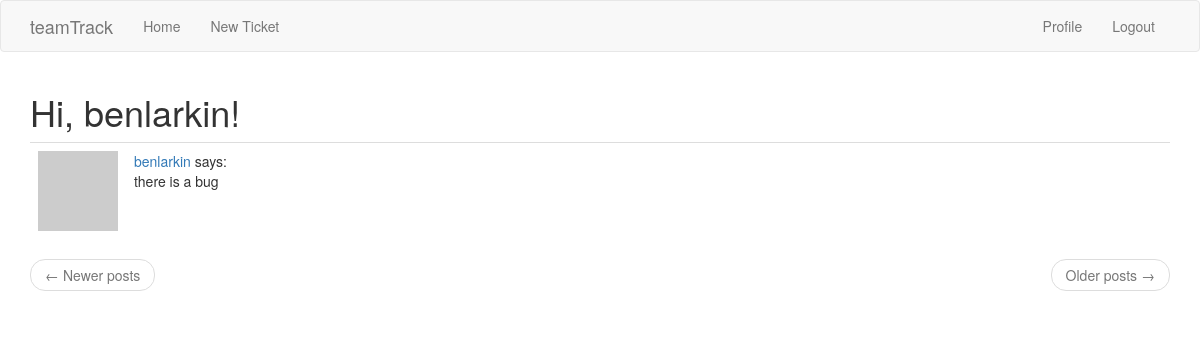
Before: /index (signed in) with the older database file.
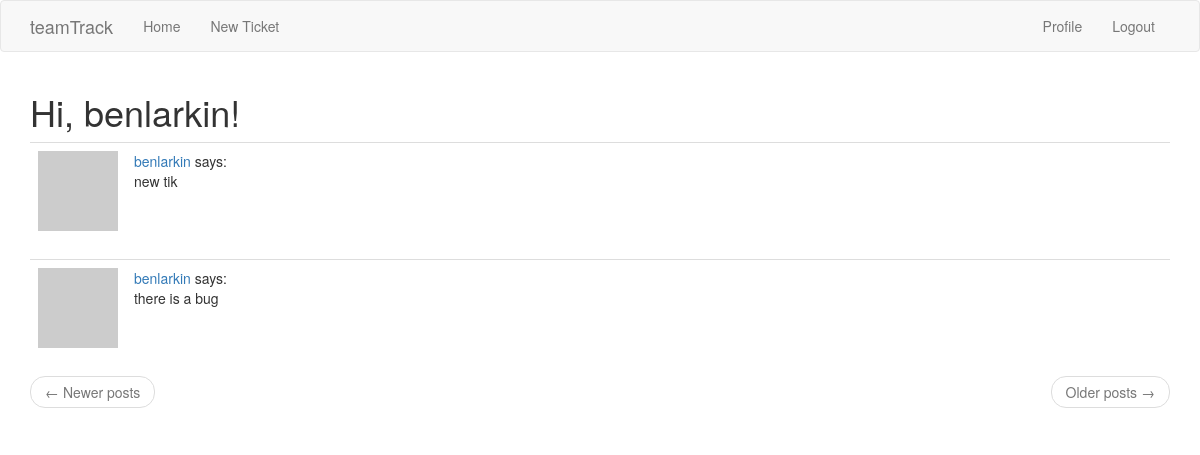
After: the same page with the newer database file.
### app/models.py (models this page shows, shortened)
class User(UserMixin, db.Model):
    id = db.Column(db.Integer, primary_key=True)
    username = db.Column(db.String(64), index=True, unique=True)
    email = db.Column(db.String(120), index=True, unique=True)
    password_hash = db.Column(db.String(128))
    posts = db.relationship('Post', backref='author', lazy='dynamic')
    tickets = db.relationship('Ticket', backref='author', lazy='dynamic')
    about_me = db.Column(db.String(140))
    last_seen = db.Column(db.DateTime, default=datetime.utcnow)
    followed = db.relationship(
        'User', secondary=followers,
        primaryjoin=(followers.c.follower_id == id),
        secondaryjoin=(followers.c.followed_id == id),
        backref=db.backref('followers', lazy='dynamic'), lazy='dynamic')
    def avatar(self, size):
        digest = md5(self.email.lower().encode('utf-8')).hexdigest()
        return 'https://www.gravatar.com/avatar/{}?d=identicon&s={}'.format(
            digest, size)
    def get_tickets(self):
        return Ticket.query.order_by(Ticket.timestamp.desc())

class Ticket(db.Model):
    id = db.Column(db.Integer, primary_key=True)
    description = db.Column(db.String(140))
    priority = db.Column(db.Integer)
    link = db.Column(db.String(140))
    timestamp = db.Column(db.DateTime, index=True, default=datetime.utcnow)
    user_id = db.Column(db.Integer, db.ForeignKey('user.id'))

### app/routes.py (the view)
@app.route('/', methods=['GET', 'POST'])
@app.route('/index', methods=['GET', 'POST'])
@login_required
def index():
    page = request.args.get('page', 1, type=int)
    tickets = current_user.get_tickets().paginate(
        page, app.config['POSTS_PER_PAGE'], False)
    return render_template('index.html', title='Home', tickets = tickets.items)

### app/models.py (called while the page is built)
@login.user_loader
def load_user(id):
    return User.query.get(int(id))

### app/routes.py (called while the page is built)
@app.before_request
def before_request():
    if current_user.is_authenticated:
        current_user.last_seen = datetime.utcnow()
        db.session.commit()

### app/templates/index.html (shortened to what this page needs)
{% extends "base.html" %}
{% import 'bootstrap/wtf.html' as wtf %}
{% block app_content %}
    <h1>Hi, {{ current_user.username }}!</h1>
    {% for ticket in tickets %}
        {% include '_tickets.html' %}
    {% endfor %}
    <nav aria-label="...">
        <ul class="pager">
            <li class="previous{% if not prev_url %} disabled{% endif %}">
                <a href="{{ prev_url or '#' }}">
                    <span aria-hidden="true">&larr;</span> Newer posts
                </a>
            </li>
            <li class="next{% if not next_url %} disabled{% endif %}">
                <a href="{{ next_url or '#' }}">
                    Older posts <span aria-hidden="true">&rarr;</span>
                </a>
            </li>
        </ul>
    </nav>
{% endblock %}

### app/templates/base.html (shortened to what this page needs)
{% extends 'bootstrap/base.html' %}
{% block navbar %}
    <nav class="navbar navbar-default">
        <div class="container">
            <div class="navbar-header">
                <a class="navbar-brand" href="{{ url_for('index') }}">teamTrack</a>
            </div>
            <div class="collapse navbar-collapse" id="bs-example-navbar-collapse-1">
                <ul class="nav navbar-nav">
                    <li><a href="{{ url_for('index') }}">Home</a></li>
                    <li><a href="{{ url_for('ticket') }}">New Ticket</a></li>
                </ul>
                <ul class="nav navbar-nav navbar-right">
                    {% if current_user.is_anonymous %}
                    <li><a href="{{ url_for('login') }}">Login</a></li>
                    {% else %}
                    <li><a href="{{ url_for('user', username=current_user.username) }}">Profile</a></li>
                    <li><a href="{{ url_for('logout') }}">Logout</a></li>
                    {% endif %}
                </ul>
            </div>
        </div>
    </nav>
{% endblock %}
{% block content %}
    <div class="container">
        {% block app_content %}{% endblock %}
    </div>
{% endblock %}

### app/templates/_tickets.html
    <table class="table table-hover">
        <tr>
            <td width="70px">
                <a href="{{ url_for('user', username=ticket.author.username) }}">
                    <img src="{{ ticket.author.avatar(70) }}" />
                </a>
            </td>
            <td>
                <a href="{{ url_for('user', username=ticket.author.username) }}">
                    {{ ticket.author.username }}
                </a>
                says:
                <br>
                {{ ticket.description }}
            </td>
        </tr>
    </table>

Changed rows visible on the page:
added Ticket: author.username "benlarkin", description "new tik"
